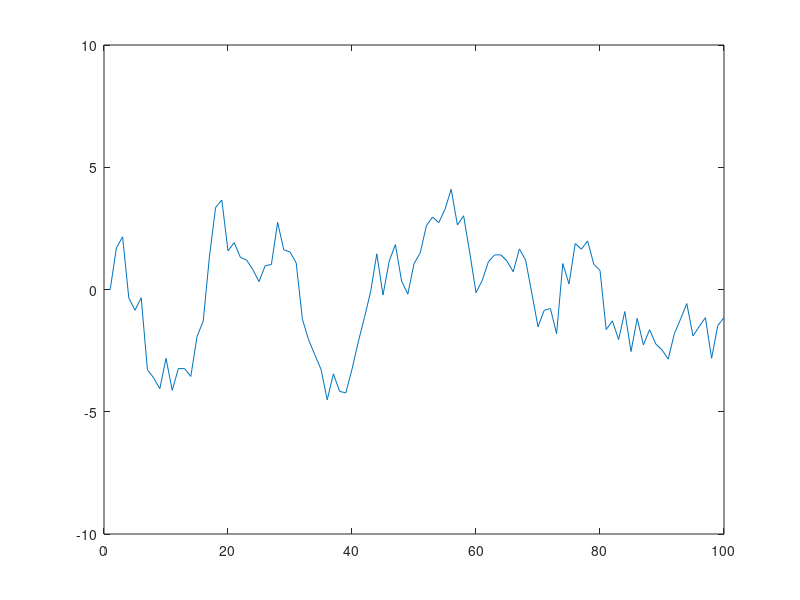
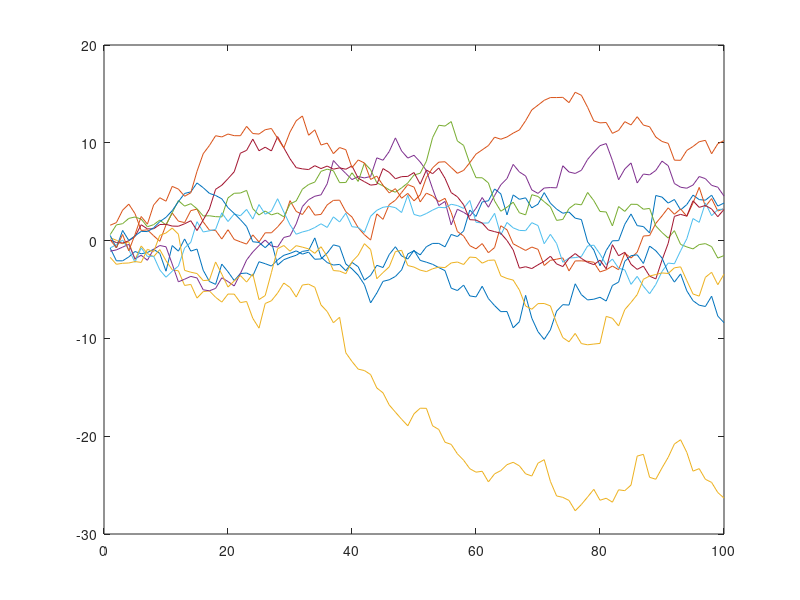

MATLAB code for these plots, in order:
 % A quick program to test the MatLab debug functions
% MATLAB course 2012
% peter.gruber@usi.ch

% Try to change the code such that it conforms with the comments

% We simulate an AR(1) process over 100 innovations
a = randn(100,1);
b(1)=0;
for i = 2:100
    b(i)=0.9*b(i-1)+a(i);
end
figure
plot(b);
axis([0 100 -10 10])

%% Then we make a plot of the function x^2-x in the interval (0:1)
N=50;
x=linspace(0,1,N);
for t=1:N
    c(t) = x(t)^2-x(t);
end
figure
plot(x,c);

%% A plot of 10 random walks over 100 time steps
rn = randn(100,10);
rw = cumsum(rn,1);
plot(rw);

%% Finally let us check the distribution of some random numbers
low=0;
high=0;
numbers = round(rand(200,1)*10)/10;
for i=1:length(numbers)
    if numbers(i)<=0.5
        low = low+1;
    end
    if numbers(i)>0.5
        high=high+1;
    end
end
disp ('Total numbers - low - high');
disp ([length(numbers) low high]);
